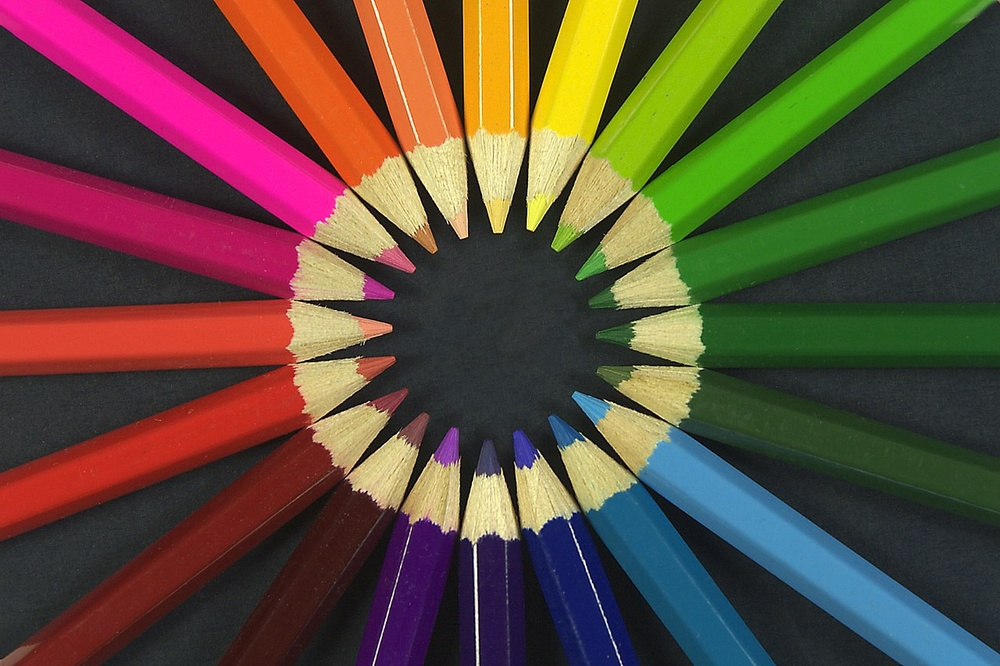
#> input picture opencv_colorspace/pencils.jpg, 1000 x 666 px, shrunk from 1280 x 853 before the run
$ python bgr_cmy.py
#> lines starting #> are read from the running program, lines starting #| are printed output that depends on the picture
import cv2
import numpy as np

bgr_img = cv2.imread('pencils.jpg', cv2.IMREAD_COLOR)
#> bgr_img is the input picture: shape (666, 1000, 3); mean B, G, R 59, 75, 92.9
if bgr_img is None: raise Exception('영상 읽기 오류')

white_img = np.array([255, 255, 255], np.uint8)
cmy_img = white_img - bgr_img  # 각 채널에서 255를 뺌 (반전)
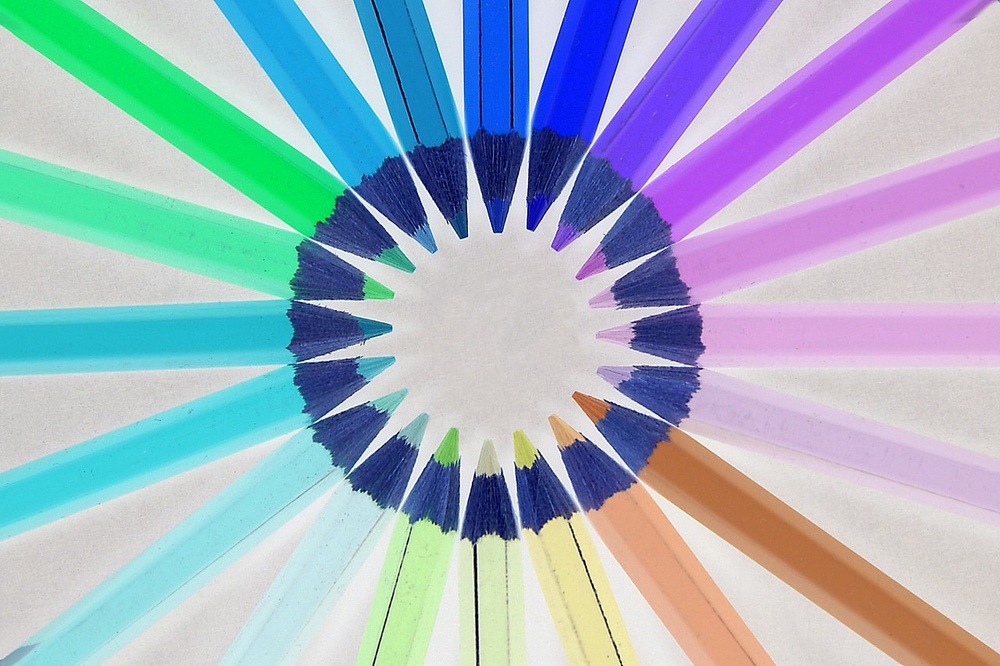
#> cmy_img: shape (666, 1000, 3); mean B, G, R 196, 180, 162.1
yellow, magenta, cyan = cv2.split(cmy_img) # 채널 분리
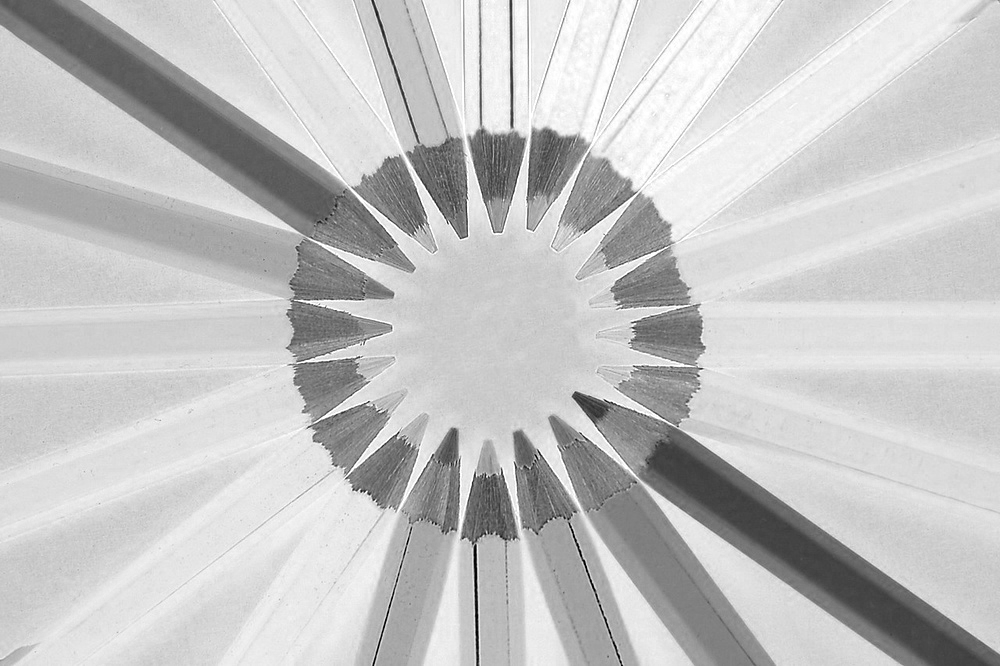
#> yellow: shape (666, 1000); min 0, max 255, mean 196
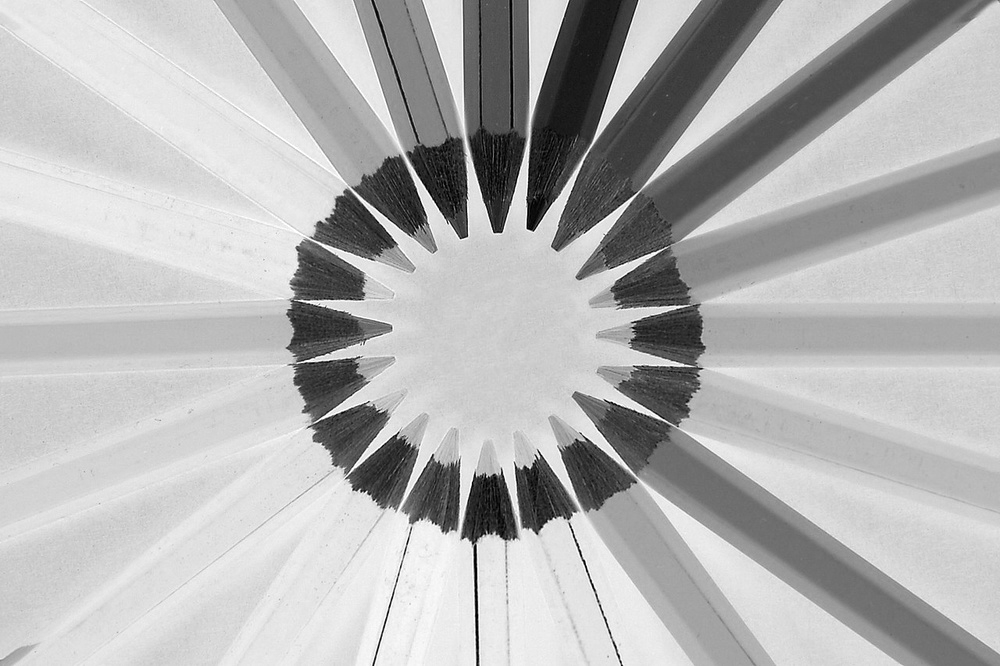
#> magenta: shape (666, 1000); min 0, max 255, mean 180
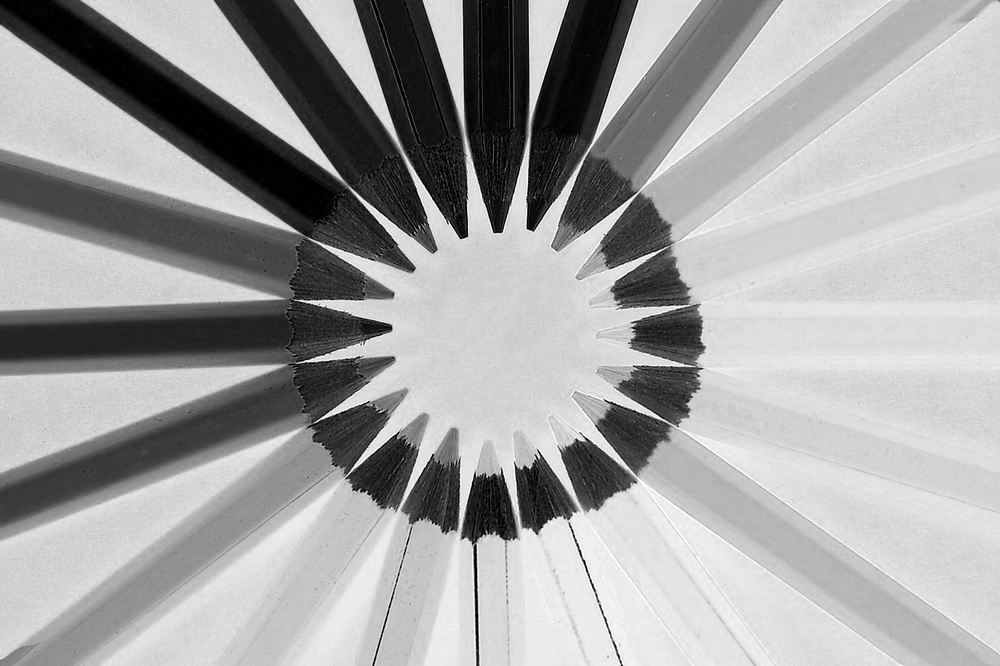
#> cyan: shape (666, 1000); min 0, max 255, mean 162.1

cv2.imshow('bgr_img', bgr_img)
cv2.imshow('cmy_img', cmy_img)
cv2.imshow('yellow', yellow)
cv2.imshow('magenta', magenta)
cv2.imshow('cyan', cyan)
cv2.waitKey(0)

$ run again, with opencv_colorspace/monkey.jpg copied over opencv_colorspace/pencils.jpg
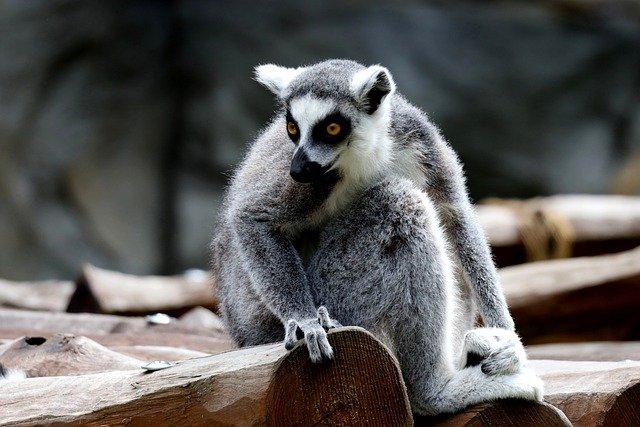
#> input picture opencv_colorspace/monkey.jpg, 640 x 427 px
#> bgr_img is the input picture: shape (427, 640, 3); mean B, G, R 88.8, 90.3, 91.7
#> `cmy_img = white_img - bgr_img`:
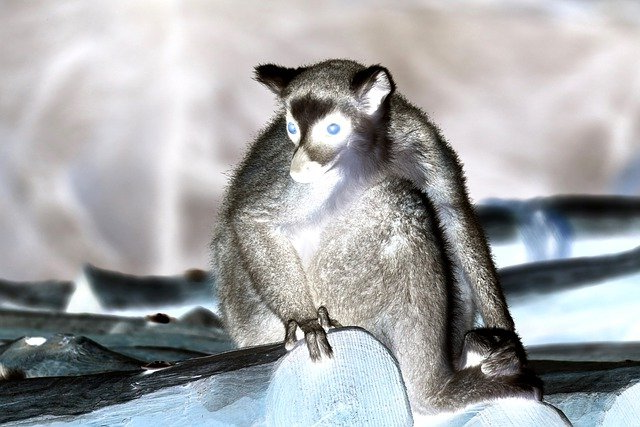
#> cmy_img: shape (427, 640, 3); mean B, G, R 166.2, 164.7, 163.3
#> `yellow, magenta, cyan = cv2.split(cmy_img)`:
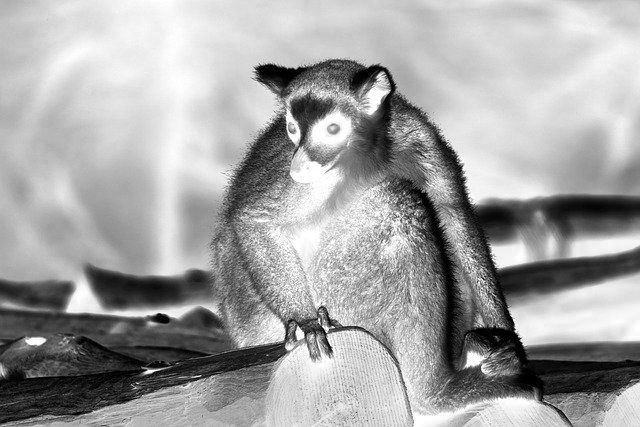
#> cyan: shape (427, 640); min 0, max 255, mean 163.3
